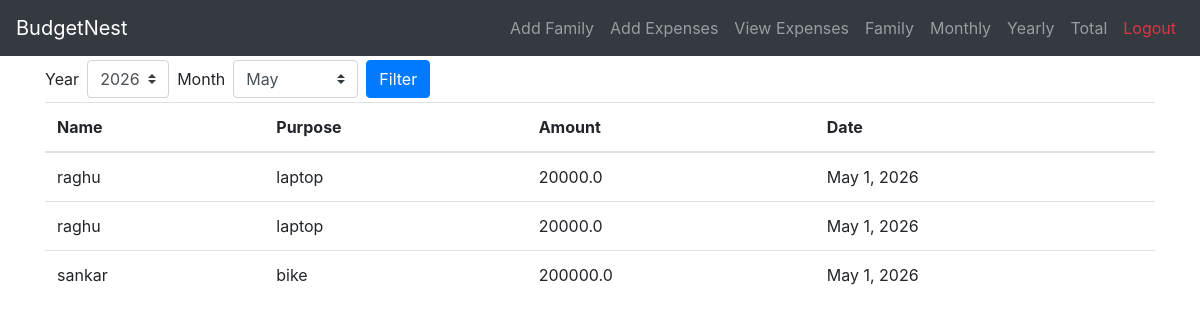
The page /monthlyreport/ (signed in) on the database its author committed.
### family/models.py (models this page shows, shortened)
class Expenses(models.Model):
    familyLead = models.ForeignKey(User, on_delete=models.CASCADE)
    name = models.ForeignKey(FamilyMembers, on_delete=models.CASCADE)
    purpose = models.CharField(max_length=100)
    expense = models.FloatField(max_length=100000000000000000)
    date = models.DateField(blank=True, null=True)

class FamilyMembers(models.Model): # contains family details
    familyLead = models.ForeignKey(User, on_delete=models.CASCADE)
    firstname = models.CharField(max_length=100)
    age = models.IntegerField()
    income = models.FloatField(max_length=5000000000000000)

### family/views.py (the view)
# urls.py: path('monthlyreport/', views.monthly_report, name='monthlyreport'),
@login_required
@never_cache
def monthly_report(request):
    from django.utils import timezone
    now = timezone.now()
    selected_year = now.year
    selected_month = now.month
    if request.method == 'POST':
        selected_year = int(request.POST.get('year'))
        selected_month = int(request.POST.get('month'))
    expenses = Expenses.objects.filter(
        familyLead=request.user,
        date__year=selected_year,
        date__month=selected_month
    ).order_by('-date')
    total_expense = sum(exp.expense for exp in expenses)
    years = range(2020, now.year + 1)
    months = ['January', 'February', 'March', 'April', 'May', 'June',
              'July', 'August', 'September', 'October', 'November', 'December']
    context = {
        'expenses': expenses,
        'total_expense': total_expense,
        'report_type': 'Monthly',
        'start_year': selected_year,
        'years': years,
        'start_month': selected_month,
        'months': months,
        'records': expenses,  # For template compatibility
        'norecords': 'No records found' if not expenses else ''
    }
    return render(request, 'monthly_report.html', context)

### templates/monthly_report.html (shortened to what this page needs)
{% extends 'base.html' %}
{% block content %}
<div class="container toppart">
    <form class="form-inline" action="{% url 'monthlyreport' %}" method="post">
        <label class="my-1 mr-2" for="inlineFormCustomSelectPref1">Year</label>
        <select class="custom-select my-1 mr-sm-2" id="inlineFormCustomSelectPref1" name="year">
            {% for year in years %}
            <option value="{{ year }}" {% if year == start_year %}selected{% endif %}>{{ year }}</option>
            {% endfor %}
        </select>
        <label class="my-1 mr-2" for="inlineFormCustomSelectPref">Month</label>
        <select class="custom-select my-1 mr-sm-2" id="inlineFormCustomSelectPref" name="month">
            {% for month in months %}
            <option value="{{ forloop.counter }}" {% if forloop.counter == start_month %}selected{% endif %}>{{ month }}</option>
            {% endfor %}
        </select>
        <input type="submit" class="btn btn-primary my-1 mr-2" value="Filter">
    </form>
    <div class="bottomtab">
        <table class="table">
            <thead class="thead-primary">
                <tr>
                    <th scope="col">Name</th>
                    <th scope="col">Purpose</th>
                    <th scope="col">Amount</th>
                    <th scope="col">Date</th>
                </tr>
            </thead>
            <tbody>
                {% for i in records %}
                <tr>
                    <td>{{ i.name.firstname }}</td>
                    <td>{{ i.purpose }}</td>
                    <td>{{ i.expense }}</td>
                    <td>{{ i.date }}</td>
                </tr>
                {% endfor %}
            </tbody>
        </table>
    </div>
</div>
{% endblock %}

### templates/base.html (style rules this page uses)
body { margin: 0; padding-top: 56px; }

### rows shown on the page
Expenses: name.firstname "raghu", purpose "laptop", expense "20000.0", date "May 1, 2026"
Expenses: name.firstname "raghu", purpose "laptop", expense "20000.0", date "May 1, 2026"
Expenses: name.firstname "sankar", purpose "bike", expense "200000.0", date "May 1, 2026"

### other values the page prints
form field year "2026"
form field month "May"
